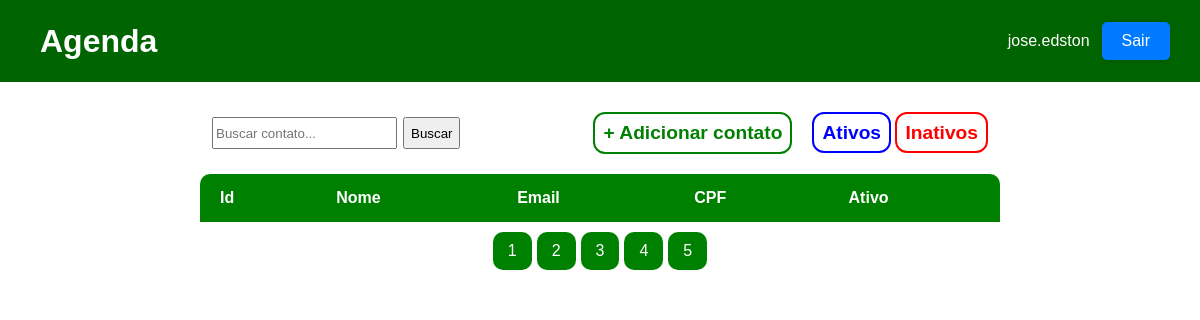
The app's page / (signed in), older data.
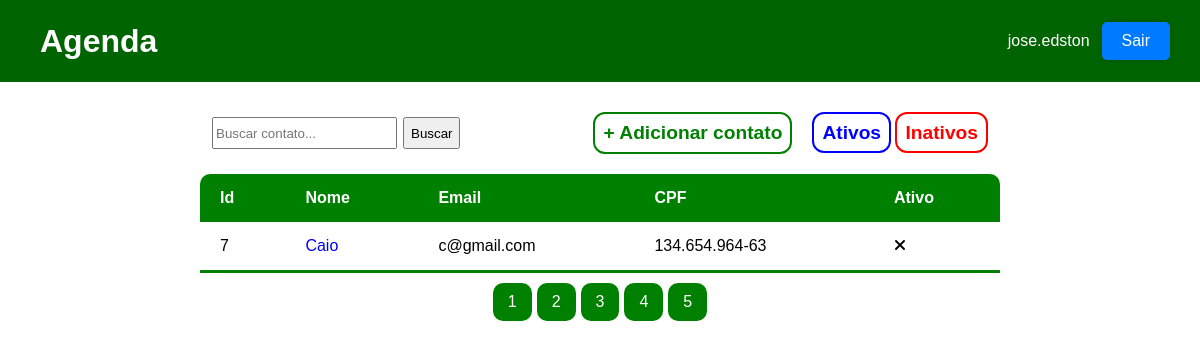
The same page, newer data.
### contatos/models.py (models this page shows, shortened)
class Contatos(models.Model):
    usuario = models.ForeignKey(User, on_delete=models.CASCADE) #models.CASCADE ele elimina tudo, o models.DO_NOTHING não faz nada com as informações
    nome = models.CharField(max_length=255)
    imagem = models.ImageField()
    cpf = models.CharField(max_length=14)
    email = models.EmailField()
    telefone = models.CharField(max_length=20)
    altura = models.DecimalField(max_digits=3, decimal_places=2)
    descricao = models.TextField()
    data_nascimento = models.DateField()
    ativo = models.BooleanField()
    class Meta:
        verbose_name_plural = 'Contatos'

### contatos/views.py (the view)
# urls.py: path('', views.index, name='home'),
@login_required(redirect_field_name='login')
def index(request):
    contatos = Contatos.objects.filter(usuario_id=request.user.id).order_by('-id')
    return render(request, 'pages/index.html', {'contatos':contatos})

### contatos/templates/pages/index.html (shortened to what this page needs)
{% load static %}
<!DOCTYPE html>
<html lang="en">
<head>
    <link rel="stylesheet" href="{% static 'style.css' %}">
    <link rel="stylesheet" href="https://cdnjs.cloudflare.com/ajax/libs/font-awesome/6.4.0/css/all.min.css" />
</head>
<body>
    <div class="navbar">
        <h1>Agenda</h1>
        <div class="user">
            <p>{{user}}</p>
            <a href="{% url 'logout' %}" class="botao_logout">Sair</a>
        </div>
    </div>
    <form action="{% url 'busca' %}">
        <div class="form-inputs">
            <input type="text" name="search" placeholder="Buscar contato...">
            <button type="submit">Buscar</button>
        </div>
        <div class="add-btn">
            <a href="{% url 'adicionar' %}">+ Adicionar contato</a>
            <div class="btn-filter">
                <a href="{% url 'adicionar' %}">Ativos</a>
                <a href="{% url 'adicionar' %}">Inativos</a>
            </div>
        </div>
    </form>
    <table>
        <thead>
            <tr>
                <th>Id</th>
                <th>Nome</th>
                <th>Email</th>
                <th>CPF</th>
                <th>Ativo</th>
            </tr>
        </thead>
        <tbody>
            {% for contato in contatos %}
            <tr>
                <td>{{contato.id}}</td>
                <td><a href="{% url 'detalhes' contato.id  %}">{{contato.nome}}</a></td>
                <td>{{contato.email}}</td>
                <td>{{contato.cpf}}</td>
                {% if contato.ativo == True %}
                <td><i class="fa fa-check"></i></td>
                {% else %}
                <td><i class="fa fa-xmark"></i></td>
                {% endif %}
            </tr>
            {% endfor %}
        </tbody>
    </table>
    <div class="pagination">
        <a href="#">1</a>
        <a href="#">2</a>
        <a href="#">3</a>
        <a href="#">4</a>
        <a href="#">5</a>
    </div>
</body>
</html>

### templates/static/style.css (style rules this page uses)
* { margin:0; padding: 0; box-sizing: border-box; font-family: Verdana, Geneva, Tahoma, sans-serif; text-decoration: none; }
.navbar { padding: 12px 30px; margin-bottom: 20px; background-color: darkgreen; display: flex; justify-content: space-between; align-items: center; color: white; }
.user > a,.navbar > a { color: white; }
.user { display: flex; align-items: center; gap: 12px; }
table { width:800px; margin: 10px auto; border-collapse: collapse; text-align: left; border-radius: 10px 10px 0 0; overflow: hidden; }
thead > tr { background-color: green; color: white; }
tr > th, tr > td { padding: 15px 20px; }
tbody > tr:last-of-type { border-bottom: 3px solid green; }
.pagination { display: flex; width: 800px; margin: 5px auto; gap: 5px; justify-content: center; }
.pagination > a { background-color: green; padding: 10px 15px; color: white; border-radius: 10px; }
h1 { text-align: center; margin: 10px; }
form { width: 800px; padding: 0 12px; margin: 0 auto; display: flex; align-items: center; }
.form-inputs > input { height: 2rem; padding: 0 2px; }
.form-inputs { display: flex; align-items: center; gap: 6px; }
.form-inputs > button { height: 2rem; padding: 0 6px; }
.add-btn { width: 800px; margin: 10px auto; display: flex; justify-content: flex-end; gap: 20px; align-items: center; }
.add-btn > a, .btn-filter > a { padding: 8px; text-align: center; border: 2px solid green; border-radius: 12px; color: green; font-weight: bold; font-size: larger; }
.btn-filter > a:nth-child(1) { padding: 8px; text-align: center; border: 2px solid blue; border-radius: 12px; color: blue; font-weight: bold; font-size: larger; }
.btn-filter > a:nth-child(2) { padding: 8px; text-align: center; border: 2px solid red; border-radius: 12px; color: red; font-weight: bold; font-size: larger; }
.botao_logout { padding: 10px 20px; margin-top: 10px; margin-bottom: 10px; background-color: #007bff; color: #fff; border: none; border-radius: 5px; box-shadow: 0px 0px 5px rgba(0, 0, 0, 0.2); cursor: pointer; }

Row changes from the older to the newer data that the page shows:
added Contatos: id "7", nome "Caio", email "c@gmail.com", cpf "134.654.964-63", ativo False (drawn)
